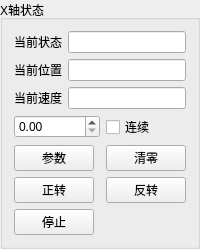
       <widget class="QGroupBox" name="groupBox_4">
        <property name="title">
         <string>X轴状态</string>
        </property>
        <layout class="QGridLayout" name="gridLayout_2">
         <item row="0" column="0">
          <widget class="QLabel" name="label_17">
           <property name="sizePolicy">
            <sizepolicy hsizetype="Fixed" vsizetype="Fixed">
             <horstretch>0</horstretch>
             <verstretch>0</verstretch>
            </sizepolicy>
           </property>
           <property name="text">
            <string>当前状态</string>
           </property>
          </widget>
         </item>
         <item row="0" column="1" colspan="2">
          <widget class="QLineEdit" name="XStateLineEdit"/>
         </item>
         <item row="1" column="0">
          <widget class="QLabel" name="label_18">
           <property name="sizePolicy">
            <sizepolicy hsizetype="Fixed" vsizetype="Fixed">
             <horstretch>0</horstretch>
             <verstretch>0</verstretch>
            </sizepolicy>
           </property>
           <property name="text">
            <string>当前位置</string>
           </property>
          </widget>
         </item>
         <item row="1" column="1" colspan="2">
          <widget class="QLineEdit" name="XLocateLineEdit"/>
         </item>
         <item row="2" column="0">
          <widget class="QLabel" name="label_19">
           <property name="sizePolicy">
            <sizepolicy hsizetype="Fixed" vsizetype="Fixed">
             <horstretch>0</horstretch>
             <verstretch>0</verstretch>
            </sizepolicy>
           </property>
           <property name="text">
            <string>当前速度</string>
           </property>
          </widget>
         </item>
         <item row="2" column="1" colspan="2">
          <widget class="QLineEdit" name="XSpeedLineEdit"/>
         </item>
         <item row="3" column="0" colspan="2">
          <widget class="QDoubleSpinBox" name="doubleSpinBox_6">
           <property name="sizePolicy">
            <sizepolicy hsizetype="Expanding" vsizetype="Fixed">
             <horstretch>0</horstretch>
             <verstretch>0</verstretch>
            </sizepolicy>
           </property>
          </widget>
         </item>
         <item row="3" column="2">
          <widget class="QCheckBox" name="checkBox_6">
           <property name="sizePolicy">
            <sizepolicy hsizetype="Fixed" vsizetype="Fixed">
             <horstretch>0</horstretch>
             <verstretch>0</verstretch>
            </sizepolicy>
           </property>
           <property name="text">
            <string>连续</string>
           </property>
          </widget>
         </item>
         <item row="4" column="0" colspan="2">
          <widget class="QPushButton" name="XParaBtn">
           <property name="sizePolicy">
            <sizepolicy hsizetype="Fixed" vsizetype="Fixed">
             <horstretch>0</horstretch>
             <verstretch>0</verstretch>
            </sizepolicy>
           </property>
           <property name="text">
            <string>参数</string>
           </property>
          </widget>
         </item>
         <item row="4" column="2">
          <widget class="QPushButton" name="XClearBtn">
           <property name="sizePolicy">
            <sizepolicy hsizetype="Fixed" vsizetype="Fixed">
             <horstretch>0</horstretch>
             <verstretch>0</verstretch>
            </sizepolicy>
           </property>
           <property name="text">
            <string>清零</string>
           </property>
          </widget>
         </item>
         <item row="5" column="0" colspan="2">
          <widget class="QPushButton" name="XNormalBtn">
           <property name="sizePolicy">
            <sizepolicy hsizetype="Fixed" vsizetype="Fixed">
             <horstretch>0</horstretch>
             <verstretch>0</verstretch>
            </sizepolicy>
           </property>
           <property name="text">
            <string>正转</string>
           </property>
          </widget>
         </item>
         <item row="5" column="2">
          <widget class="QPushButton" name="XReverseBtn">
           <property name="sizePolicy">
            <sizepolicy hsizetype="Fixed" vsizetype="Fixed">
             <horstretch>0</horstretch>
             <verstretch>0</verstretch>
            </sizepolicy>
           </property>
           <property name="text">
            <string>反转</string>
           </property>
          </widget>
         </item>
         <item row="6" column="0" colspan="3">
          <widget class="QPushButton" name="XStopBtn">
           <property name="sizePolicy">
            <sizepolicy hsizetype="Fixed" vsizetype="Fixed">
             <horstretch>0</horstretch>
             <verstretch>0</verstretch>
            </sizepolicy>
           </property>
           <property name="text">
            <string>停止</string>
           </property>
          </widget>
         </item>
        </layout>
       </widget>
